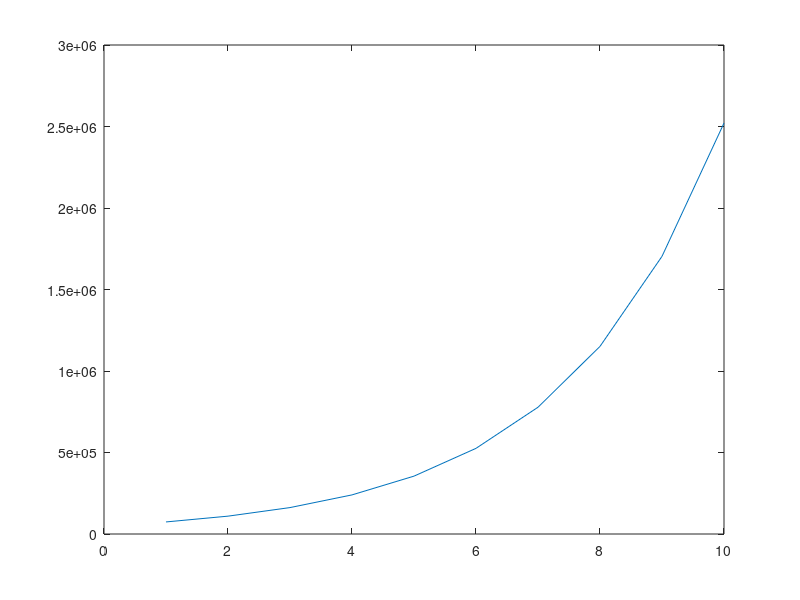

Reproduce this figure in MATLAB.
clearvars
clc
close all

%% for-loop
N=50e3;
r=0.48;
dt=1;
B=[];
for t=1:10
    N=r*N*dt+N;
    B(t)=N;
end
figure
plot (B)

%% while loop
C=[];
while t>10
    N_while = r+N_while+dt+N_while;
    C(t)=N_while;
    t=t+1;
end